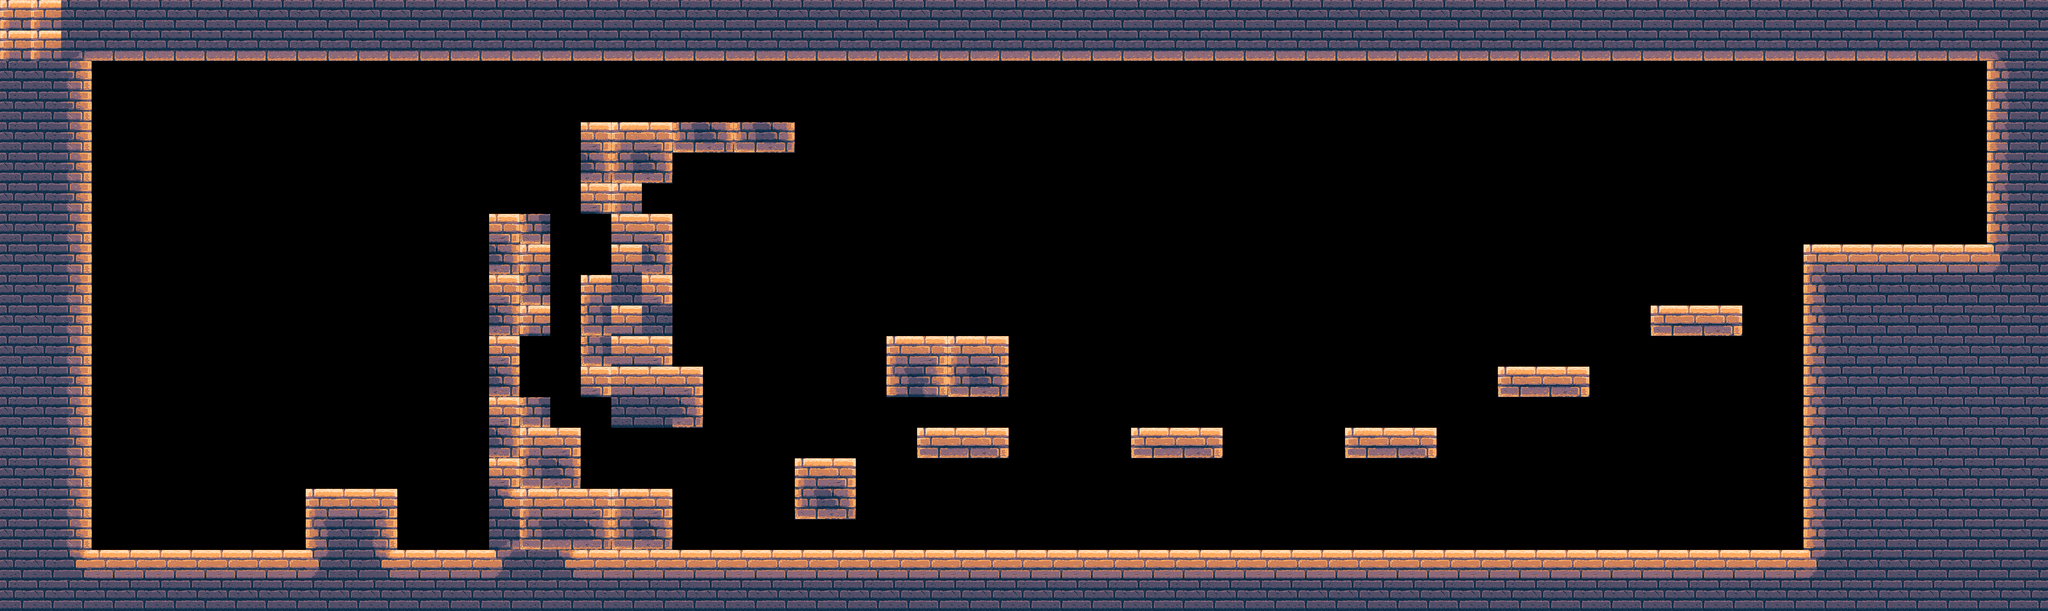

Tiled map render using the project's own tile images. Description and the map definition, with tile-layer contents summarised, below:
An orthogonal 67x20 tile map with 64x64 px tiles, 1 tile layer (collision), 1 hidden layer not drawn.

<map version="1.8" tiledversion="1.8.2" orientation="orthogonal" renderorder="right-down" width="67" height="20" tilewidth="64" tileheight="64" infinite="0" nextlayerid="3" nextobjectid="1">
 <tileset firstgid="301" source="../tilesets/day.tsx" />
 <layer id="1" name="background" width="67" height="20" visible="0" locked="1">
  <data>[1340 cells, 0 non-empty, 0 distinct tile ids]</data>
 </layer>
 <layer id="2" name="collision" width="67" height="20">
  <data>[1340 cells, 503 non-empty, 16 distinct tile ids]</data>
 </layer>
</map>
